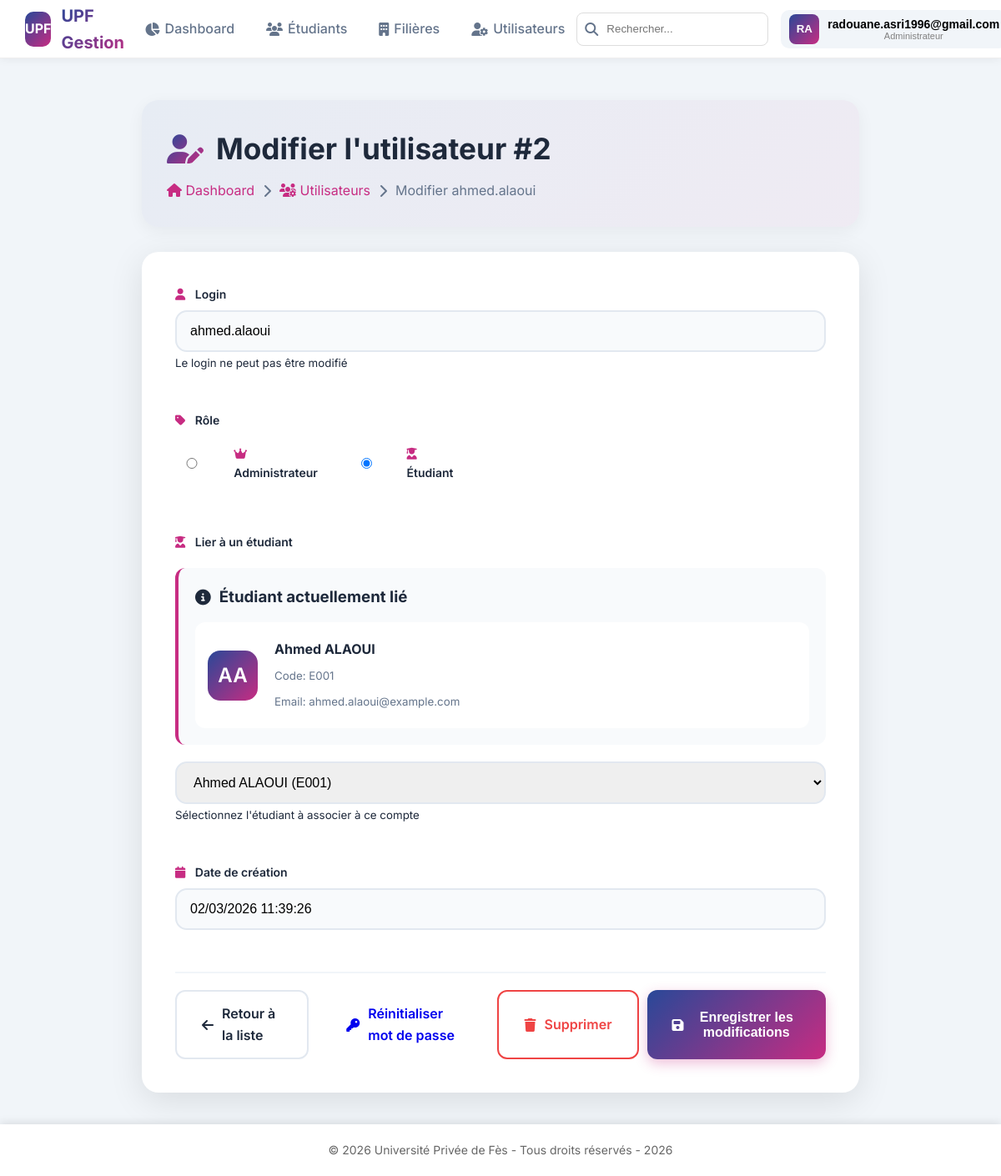
Screenshot of /admin/utilisateurs/modifier.php?id=2 (signed in) with the database file from the repository.
### tables this page shows
CREATE TABLE `utilisateurs` (
  `id` int(11) NOT NULL,
  `login` varchar(50) NOT NULL,
  `password` varchar(255) NOT NULL,
  `photo` varchar(255) DEFAULT NULL,
  `role` enum('admin','user') NOT NULL,
  `etudiant_id` varchar(10) DEFAULT NULL,
  `derniere_connexion` datetime DEFAULT NULL,
  `created_at` datetime NOT NULL
);

CREATE TABLE `etudiants` (
  `Code` varchar(10) NOT NULL,
  `Nom` varchar(50) NOT NULL,
  `Prenom` varchar(50) NOT NULL,
  `Filiere` varchar(10) DEFAULT NULL,
  `FNote` decimal(4,2) DEFAULT NULL,
  `Photo` varchar(255) DEFAULT NULL,
  `date_naissance` date DEFAULT NULL,
  `email` varchar(100) DEFAULT NULL,
  `telephone` varchar(20) DEFAULT NULL,
  `created_at` datetime NOT NULL
);

### admin/utilisateurs/modifier.php (the view, shortened to what this page needs)
<?php
require_once '../../includes/header.php';
$id = $_GET['id'] ?? 0;
$pdo = getConnexion();
$stmt = $pdo->prepare("SELECT * FROM utilisateurs WHERE id = ?");
$stmt->execute([$id]);
$user = $stmt->fetch();
$stmt = $pdo->query("SELECT Code, Nom, Prenom, email FROM etudiants ORDER BY Nom, Prenom");
$etudiants = $stmt->fetchAll();
?>
<div class="form-page">
    <div class="form-header">
        <h1>
            <i class="fas fa-user-edit"></i>
            Modifier l'utilisateur #<?php echo $user['id']; ?>
        </h1>
        <div class="breadcrumb">
            <a href="../dashboard.php"><i class="fas fa-home"></i> Dashboard</a>
            <i class="fas fa-chevron-right"></i>
            <a href="liste.php"><i class="fas fa-users-cog"></i> Utilisateurs</a>
            <i class="fas fa-chevron-right"></i>
            <span>Modifier <?php echo htmlspecialchars($user['login']); ?></span>
        </div>
    </div>
    <form class="modern-form" action="modifier_traitement.php" method="POST">
        <div class="form-grid">
            <div class="form-group full-width">
                <label>
                    <i class="fas fa-user"></i>
                    Login
                </label>
                <input type="text" value="<?php echo htmlspecialchars($user['login']); ?>" readonly>
                <small>Le login ne peut pas être modifié</small>
            </div>
            <div class="form-group full-width">
                <label>
                    <i class="fas fa-tag"></i>
                    Rôle
                </label>
                <div style="display: flex; gap: 20px; margin-top: 10px;">
                    <label style="display: flex; align-items: center; gap: 10px; cursor: pointer;">
                        <input type="radio" name="role" value="admin"
                               <?php echo $user['role'] == 'admin' ? 'checked' : ''; ?>
                               onchange="toggleStudentSelection()">
                        <span class="role-badge role-admin" style="padding: 8px 20px;">
                            <i class="fas fa-crown"></i>
                            Administrateur
                        </span>
                    </label>
                    <label style="display: flex; align-items: center; gap: 10px; cursor: pointer;">
                        <input type="radio" name="role" value="user"
                               <?php echo $user['role'] == 'user' ? 'checked' : ''; ?>
                               onchange="toggleStudentSelection()">
                        <span class="role-badge role-user" style="padding: 8px 20px;">
                            <i class="fas fa-user-graduate"></i>
                            Étudiant
                        </span>
                    </label>
                </div>
            </div>
            <div class="form-group full-width" id="studentSelection"
                 style="<?php echo $user['role'] == 'user' ? 'display: block;' : 'display: none;'; ?>">
                <label>
                    <i class="fas fa-user-graduate"></i>
                    Lier à un étudiant
                </label>
                <?php if ($user['role'] == 'user' && $user['etudiant_id']): ?>
                    <div class="info-box">
                        <h3><i class="fas fa-info-circle"></i> Étudiant actuellement lié</h3>
                        <?php
                        $stmt = $pdo->prepare("SELECT * FROM etudiants WHERE Code = ?");
                        $stmt->execute([$user['etudiant_id']]);
                        $currentEtudiant = $stmt->fetch();
                        ?>
                        <?php if ($currentEtudiant): ?>
                            <div class="student-info">
                                <div class="student-avatar">
                                    <?php echo strtoupper(substr($currentEtudiant['Prenom'], 0, 1) . substr($currentEtudiant['Nom'], 0, 1)); ?>
                                </div>
                                <div class="student-details">
                                    <p><strong><?php echo htmlspecialchars($currentEtudiant['Prenom'] . ' ' . $currentEtudiant['Nom']); ?></strong></p>
                                    <p><small>Code: <?php echo $currentEtudiant['Code']; ?></small></p>
                                    <p><small>Email: <?php echo $currentEtudiant['email'] ?: 'Non renseigné'; ?></small></p>
                                </div>
                            </div>
                        <?php endif; ?>
                    </div>
                <?php endif; ?>
                <select name="etudiant_id" id="etudiantSelect" class="student-select">
                    <?php foreach ($etudiants as $e): ?>
                        <option value="<?php echo $e['Code']; ?>"
                                <?php echo $user['etudiant_id'] == $e['Code'] ? 'selected' : ''; ?>>
                            <?php echo htmlspecialchars($e['Prenom'] . ' ' . $e['Nom'] . ' (' . $e['Code'] . ')'); ?>
                        </option>
                    <?php endforeach; ?>
                </select>
                <small>Sélectionnez l'étudiant à associer à ce compte</small>
            </div>
            <div class="form-group full-width">
                <label>
                    <i class="fas fa-calendar"></i>
                    Date de création
                </label>
                <input type="text" value="<?php echo date('d/m/Y H:i:s', strtotime($user['created_at'])); ?>" readonly>
            </div>
        </div>
        <div class="form-actions">
            <div class="left-actions">
                <a href="liste.php" class="btn btn-secondary">
                    <i class="fas fa-arrow-left"></i>
                    Retour à la liste
                </a>
            </div>
            <div class="right-actions">
                <?php if ($user['id'] != $_SESSION['user_id']): ?>
                    <a href="reset_password.php?id=<?php echo $user['id']; ?>"
                       class="btn btn-warning"
                       onclick="return confirm('Voulez-vous réinitialiser le mot de passe ?')">
                        <i class="fas fa-key"></i>
                        Réinitialiser mot de passe
                    </a>
                    <a href="supprimer.php?id=<?php echo $user['id']; ?>"
                       class="btn btn-danger"
                       onclick="return confirm('Êtes-vous sûr de vouloir supprimer cet utilisateur ?')">
                        <i class="fas fa-trash"></i>
                        Supprimer
                    </a>
                <?php endif; ?>
                <button type="submit" class="btn btn-primary">
                    <i class="fas fa-save"></i>
                    Enregistrer les modifications
                </button>
            </div>
        </div>
    </form>
</div>
<?php require_once '../../includes/footer.php'; ?>

### assets/style.css (style rules this page uses)
:root { --upf-blue: #294898; --upf-pink: #C72C82; --upf-gray: #f5f5f5; --white: #ffffff; --dark: #333333; --success: #28a745; --danger: #dc3545; --warning: #ffc107; --info: #17a2b8; }
* { margin: 0; padding: 0; box-sizing: border-box; }
body { font-family: 'Segoe UI', Tahoma, Geneva, Verdana, sans-serif; background: linear-gradient(135deg, var(--upf-blue) 0%, var(--upf-pink) 100%); min-height: 100vh; line-height: 1.6; }
.form-group { margin-bottom: 20px; }
.form-group label { display: block; margin-bottom: 5px; color: var(--dark); font-weight: 600; font-size: 14px; }
.form-group input { width: 100%; padding: 12px 15px; border: 2px solid #e0e0e0; border-radius: 8px; font-size: 16px; transition: all 0.3s ease; }
.form-group input::placeholder { color: #aaa; font-size: 14px; }
.btn { display: inline-block; padding: 10px 20px; border: none; border-radius: 5px; font-size: 14px; cursor: pointer; text-decoration: none; transition: all 0.3s ease; }
.btn-primary { background: var(--upf-blue); color: white; }
.btn-danger { background: var(--danger); color: white; }

### includes/header.php (style rules this page uses)
:root { --upf-blue:#294898; --upf-pink:#C72C82; --gradient:linear-gradient(135deg,var(--upf-blue),var(--upf-pink)); --dark:#1e293b; --gray:#64748b; --light:#f8fafc; --danger:#ef4444; --header-height:70px; }
* { margin:0; padding:0; box-sizing:border-box; }
body { font-family:'Inter',sans-serif; background:#f1f5f9; color:var(--dark); }

### admin/utilisateurs/modifier.php (style rules this page uses)
:root { --upf-blue: #294898; --upf-pink: #C72C82; --success: #10b981; --warning: #f59e0b; --danger: #ef4444; --dark: #1e293b; --light: #f8fafc; --gray: #64748b; }
.form-page { padding: 20px; max-width: 900px; margin: 0 auto; }
.form-header { background: white; border-radius: 20px; padding: 30px; margin-bottom: 30px; box-shadow: 0 5px 20px rgba(0,0,0,0.05); background: linear-gradient(135deg, rgba(41,72,152,0.05), rgba(199,44,130,0.05)); }
.form-header h1 { font-size: 2.2em; color: var(--dark); margin-bottom: 10px; display: flex; align-items: center; gap: 15px; }
.form-header h1 i { background: linear-gradient(135deg, var(--upf-blue), var(--upf-pink)); -webkit-background-clip: text; -webkit-text-fill-color: transparent; }
.breadcrumb { color: var(--gray); display: flex; align-items: center; gap: 10px; }
.breadcrumb a { color: var(--upf-pink); text-decoration: none; }
.modern-form { background: white; border-radius: 20px; padding: 40px; box-shadow: 0 10px 40px rgba(0,0,0,0.1); }
.form-grid { display: grid; grid-template-columns: repeat(2, 1fr); gap: 25px; margin-bottom: 30px; }
.form-group { position: relative; }
.form-group.full-width { grid-column: span 2; }
.form-group label { display: block; margin-bottom: 8px; font-weight: 600; color: var(--dark); }
.form-group label i { color: var(--upf-pink); margin-right: 8px; }
.form-group input, .form-group select { width: 100%; padding: 14px 16px; border: 2px solid #e2e8f0; border-radius: 14px; font-size: 1rem; transition: all 0.3s ease; }
.form-group input[readonly] { background: #f8fafc; cursor: not-allowed; }
.info-box { background: #f8fafc; border-radius: 12px; padding: 20px; margin: 20px 0; border-left: 4px solid var(--upf-pink); }
.info-box h3 { display: flex; align-items: center; gap: 10px; color: var(--dark); margin-bottom: 10px; }
.student-info { display: flex; align-items: center; gap: 20px; padding: 15px; background: white; border-radius: 12px; margin-top: 15px; }
.student-avatar { width: 60px; height: 60px; background: linear-gradient(135deg, var(--upf-blue), var(--upf-pink)); border-radius: 15px; display: flex; align-items: center; justify-content: center; color: white; font-size: 1.5rem; font-weight: 600; }
.student-details p { margin: 5px 0; color: var(--dark); }
.student-details small { color: var(--gray); }
.btn { padding: 14px 30px; border-radius: 12px; font-weight: 600; font-size: 1rem; cursor: pointer; transition: all 0.3s; border: none; display: inline-flex; align-items: center; gap: 10px; text-decoration: none; }
.btn-primary { background: linear-gradient(135deg, var(--upf-blue), var(--upf-pink)); color: white; box-shadow: 0 5px 15px rgba(199,44,130,0.3); }
.btn-secondary { background: white; color: var(--dark); border: 2px solid #e2e8f0; }
.btn-danger { background: white; color: var(--danger); border: 2px solid var(--danger); }
.form-actions { display: flex; gap: 15px; justify-content: space-between; margin-top: 30px; padding-top: 20px; border-top: 2px solid #f1f5f9; }
.left-actions, .right-actions { display: flex; gap: 10px; }

### rows the page displays
utilisateurs: id "2", login "ahmed.alaoui", role "☐ Administrateur", role "☑ Étudiant", etudiant_id "Ahmed ALAOUI (E001)", created_at "02/03/2026 11:39:26"
etudiants: Prenom+Nom "AA", Prenom+Nom "Ahmed ALAOUI", Code "E001", email "ahmed.alaoui@example.com"

### other values shown
$initiales "RA"
$user_login "radouane.asri1996@gmail.com"
